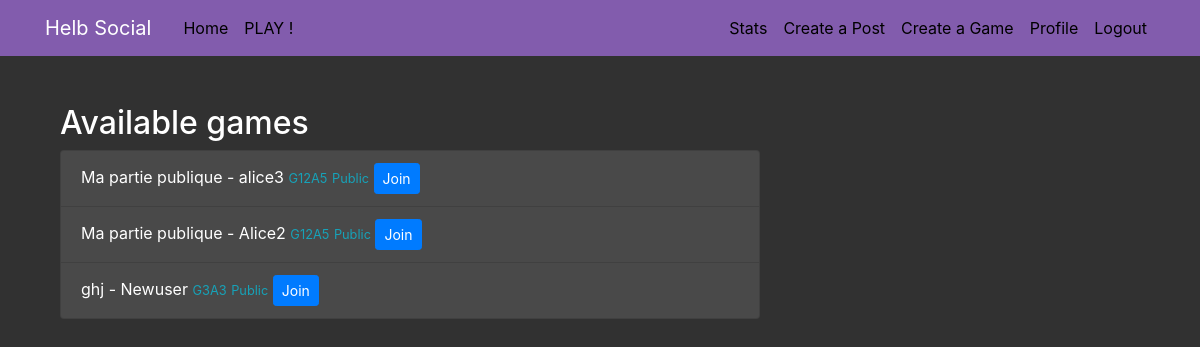
Page /list/ (signed in) on the earlier database version.
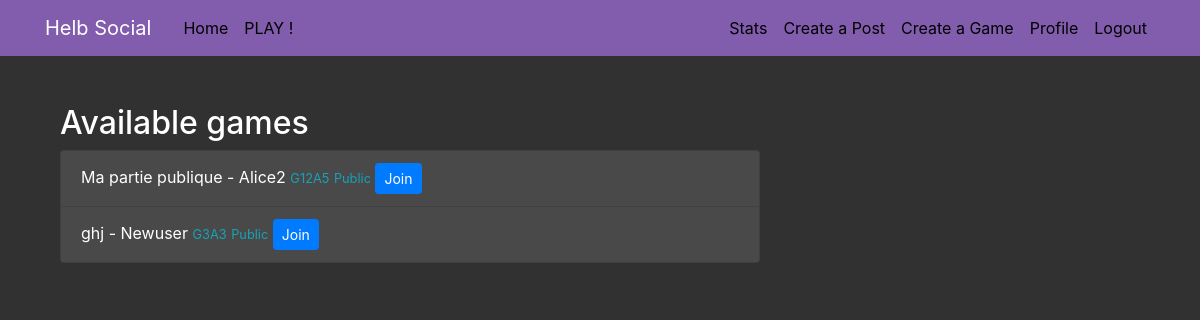
Same page on the later database version.
### blog/models.py (models this page shows, shortened)
class Game(models.Model):
    title = models.CharField(max_length=100)
    date_posted = models.DateTimeField(default=timezone.now)
    game_author = models.ForeignKey(User, on_delete=models.CASCADE, related_name='game_player1')
    game_player2 = models.ForeignKey(User, on_delete=models.SET_NULL, null=True, blank=True, related_name='game_player2')
    finished = models.BooleanField(default=False)
    room_code = models.CharField(max_length=100, null=True, blank=True)
    grid_size = models.PositiveIntegerField(default=3)
    win_size = models.PositiveIntegerField(default=3)
    private = models.BooleanField(default=False)
    winner = models.ForeignKey(User, on_delete=models.SET_NULL, null=True, blank=True, related_name='games_won')
    currentTurn = models.ForeignKey(User, on_delete=models.SET_NULL, null=True, blank=True, related_name='current_turn')
    abandonned = models.BooleanField(default=False)

### blog/views.py (the view)
# urls.py: path('list/', GameListView.as_view(), name='game-list'),
class GameListView(LoginRequiredMixin, ListView):
    model = Game
    template_name = 'blog/game_list.html'
    context_object_name = 'games'
    ordering = ['-date_posted']
    def get_queryset(self):
        return Game.objects.filter(finished=False).order_by('-date_posted')

### blog/templates/blog/game_list.html
{% extends "blog/base.html" %}
{% block content %}
    <div class="container mt-4">
        {% if games %}
            <h2>Available games</h2>
            <ul class="list-group">
                {% for game in games %}
                    <li class="list-group-item">
                        {{ game.title }} - {{ game.game_author.username }}
                        <small class="text-info">G{{ game.grid_size }}A{{ game.win_size }}</small>
                        {% if game.private %}
                            <small class="text-info">Private</small>
                        {% else %}
                            <small class="text-info">Public</small>
                        {% endif %}
                        {% if request.user == game.game_author or request.user == game.game_player2 %}
                            <a href="{% url 'join-game' game_id=game.id %}" class="btn btn-primary btn-sm">Join</a>
                        {% elif game.game_player2 %}
                            <span class="text-danger">GAME ALREADY FULL</span>
                        {% else %}
                            <a href="{% url 'join-game' game_id=game.id %}" class="btn btn-primary btn-sm">Join</a>
                        {% endif %}
                    </li>
                {% endfor %}
            </ul>
        {% else %}
            <h2>NO PARTIES AVAILABLE</h2>
        {% endif %}
    </div>
{% endblock %}

Differences in the rows shown:
no longer on this page (row edited): Game: title "Ma partie publique", game_author.username "alice3", grid_size "12", win_size "5", private "Public", shows "Join"
